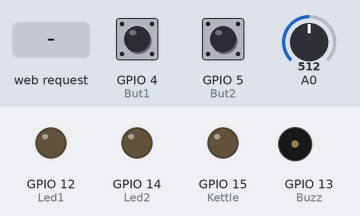
Bench run of a sketch on a simulated ESP8266 (NodeMCU). Shown: output pins drawn as LEDs (lit = HIGH), buzzer (waves = sounding). Dashed ring = blinking. The test bench sets the inputs (shaded band); at power-on: GPIO 4 (But1) HIGH, GPIO 5 (But2) HIGH, A0 = 512. WiFi joins after 1.5 s; servers stay silent unless stated; what the sketch prints to the serial monitor is not drawn.

Above: at 2.7 s.
2.8 s: GPIO 4 (But1) pulled LOW for 0.15 s
At 4.8 s:
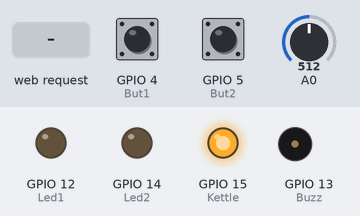
5.3 s: GPIO 5 (But2) pulled LOW for 0.15 s
At 6.7 s:
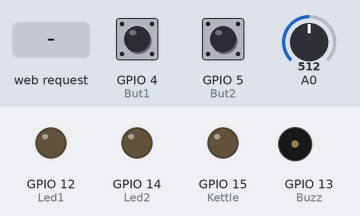
7.0 s: HTTP request GET /off received
At 7.2 s:
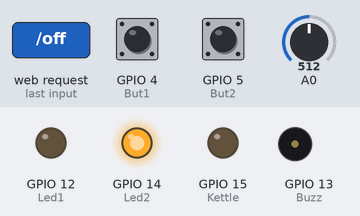
8.9 s: GPIO 4 (But1) pulled LOW for 3.2 s
At 9.7 s:
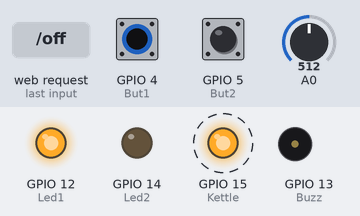
13.6 s: GPIO 5 (But2) pulled LOW for 3.2 s
At 14.9 s:
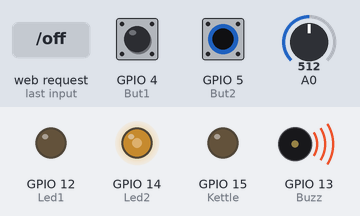
18.3 s: HTTP request GET /on received
At 18.5 s:
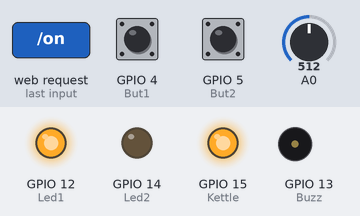
Timing chart, 0 to 20.8 s (numbered marks = the images above; inputs shaded):
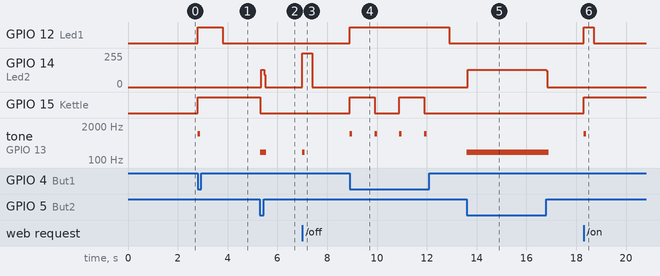

Measured:
- after the input at 2.8 s, GPIO 12 (Led1): LOW → HIGH at once, → LOW 1.0 s later; GPIO 15 (Kettle): LOW → HIGH at once; tone on GPIO 13 (Buzz): silent → 1000 Hz at once, → silent 0.10 s later
- after the input at 5.3 s, GPIO 14 (Led2): 0/255 → 129/255 at once, → 0/255 0.12 s later; GPIO 15 (Kettle): HIGH → LOW at once; tone on GPIO 13 (Buzz): silent → 200 Hz at once, → silent 0.25 s later
- after the input at 7.0 s, GPIO 14 (Led2): 0/255 → 255/255 at once, → 0/255 0.40 s later; tone on GPIO 13 (Buzz): silent → 200 Hz at once, → silent 0.10 s later
- after the input at 8.9 s, GPIO 12 (Led1): LOW → HIGH at once, → LOW 4.0 s later; GPIO 15 (Kettle): alternates HIGH for 1.0 s and LOW for 1.0 s, starting at once; tone on GPIO 13 (Buzz): alternates 1000 Hz for 0.10 s and silent for 0.90 s, starting at once
- after the input at 13.6 s, GPIO 14 (Led2): 0/255 → 129/255 at once, → 0/255 3.2 s later; tone on GPIO 13 (Buzz): silent → 200 Hz at once, → silent 3.3 s later
- after the input at 18.3 s, GPIO 12 (Led1): LOW → HIGH at once, → LOW 0.40 s later; GPIO 15 (Kettle): LOW → HIGH at once; tone on GPIO 13 (Buzz): silent → 1000 Hz at once, → silent 0.10 s later

The sketch:

Smart_kettle.ino
```cpp
#include  <ESP8266WiFi.h>

int Led1 = 12; //D6
int Led2 = 14; //D5
int But1 = 4;  //D2
int But2 = 5;  //D1
int Buzz = 13; //D7
int Kettle = 15; //D8 ;
int Licznik = 0;
bool OnOff = 0;
double TempVal=0;
unsigned long TempMeas = 0;

const char* ssid     ="ssid"; // Tu wpisz nazwę swojego wifi
const char* password = "password"; // Tu wpisz hasło do swojego wifi

WiFiServer server(80);

void setup() {
Serial.begin(115200);
pinMode(Led1, OUTPUT);
pinMode(Led2, OUTPUT);
pinMode(But1, INPUT_PULLUP);
pinMode(But2, INPUT_PULLUP);
pinMode(Buzz, OUTPUT);
pinMode(A0, INPUT);
pinMode(Kettle, OUTPUT);

WiFi.disconnect(1);

Serial.println();
Serial.print("Connecting to ");
Serial.println(ssid);

WiFi.begin(ssid, password);
  while (WiFi.status() != WL_CONNECTED) {
    delay(500);
    Serial.print(".");
  }

Serial.println("");
Serial.println("WiFi connected");

server.begin();
Serial.println("Server started");

Serial.print("Use this URL to connect: ");
Serial.print("http://");
Serial.print(WiFi.localIP());
Serial.println("/");

}

void loop() {
  if (!digitalRead(But1) && digitalRead(But2)) {
    digitalRead(Led1) ? digitalWrite(Led1, LOW) : digitalWrite(Led1, HIGH);
    digitalWrite(Kettle, OnOff=!OnOff);
    tone(Buzz, 1000,100);
    delay(1000);
  }
  if (!digitalRead(But2) && digitalRead(But1)) {
    digitalRead(Led2) ? digitalWrite(Led2, LOW) : digitalWrite(Led2, HIGH);
    digitalWrite(Kettle, OnOff=LOW);
    tone(Buzz, 200,100);
  }
  else {
    digitalWrite(Led1, LOW);
    digitalWrite(Led2, LOW);
  }
  if(millis()-TempMeas >= 100){
    TempVal = analogRead(A0)/0.35; //temperatura przy czajniku wyłączonym
    TempMeas = millis();
  }

WiFiClient client = server.available();
if (!client) {
  return;
}

Serial.println("new client");
int timewate = 0;
while(!client.available()){
  delay(1);
  timewate = timewate +1;
  if(timewate>1800)
  {
    Serial.println(">>> Client Timeout !");
    client.stop();
    return;
  }
}

String request = client.readStringUntil('\r');
Serial.println(request);
client.flush();

int value = LOW;
if (request.indexOf("/on") != -1)  {
  digitalWrite(Kettle, HIGH);
  tone(Buzz, 1000,100);
  digitalWrite(Led1,HIGH);
  delay(400);
  digitalWrite(Led1,LOW);
  value = HIGH;
}

if (request.indexOf("/off") != -1)  {
  digitalWrite(Kettle, LOW);
  tone(Buzz, 200,100);
  digitalWrite(Led2,HIGH);
  delay(400);
  digitalWrite(Led2,LOW);
  value = LOW;
}

client.println("HTTP/1.1 200 OK");
client.println("Content-Type: text/html");
client.println("");
client.println("");
client.println("");
client.println("Steruj czajnikiem");
client.println("Wpisz w polu wyszukiwarki /ON aby wlaczyc lub /OFF aby wylaczyc czajnik");
client.println("");
client.println("");
client.println("");
client.println("");
client.println("");
client.println("");
delay(1);
Serial.println("Client disonnected");
Serial.println("");
}
```
